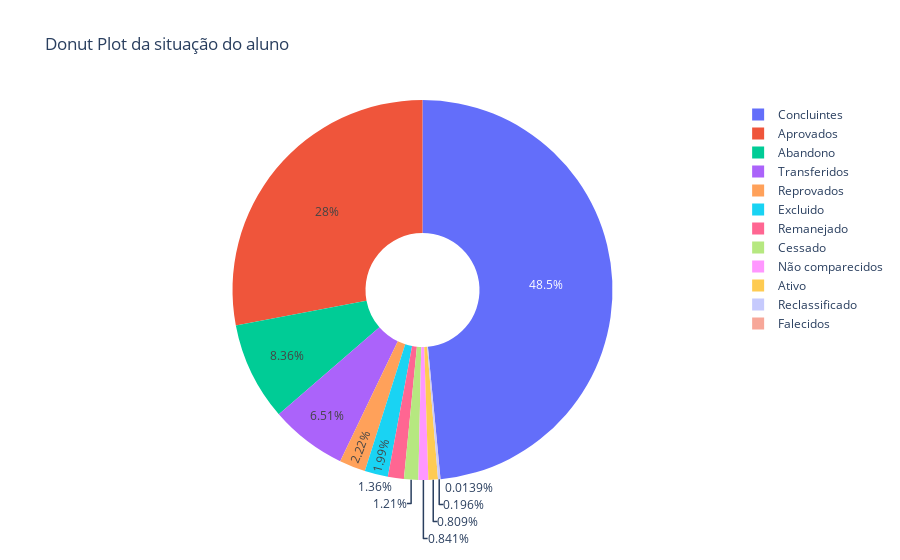

Write notebook code for a chart like this one.
### Code cell
situacao = pd.DataFrame(columns=['Situacao', 'Quantidade'])

columns = ['SIT_AL_APROV', 'SIT_AL_REPROV', 'SIT_AL_ABAND', 'SIT_AL_CONCL', 'SIT_AL_TRANSF', 'SIT_AL_FALEC', 'SIT_AL_NCOM', 'SIT_AL_EXCL', 'SIT_AL_CES', 'SIT_AL_REMAN', 'SIT_AL_RECLAS', 'SIT_AL_ATIVO']
labels = ['Aprovados', 'Reprovados', 'Abandono', 'Concluintes', 'Transferidos', 'Falecidos', 'Não comparecidos', 'Excluido', 'Cessado', 'Remanejado', 'Reclassificado', 'Ativo']

for idx, label in enumerate(labels):
    situacao.loc[idx] = list([label, np.sum(y[columns[idx]])])

fig = go.Figure(data=[go.Pie(labels=situacao['Situacao'], values=situacao['Quantidade'], hole=.3)])
fig.update_layout(title='Donut Plot da situação do aluno')
fig.show()

### Figure 1 — Plotly figure (JSON) as saved in the notebook; plotly's stock layout.template omitted (floating-point values rounded to 4 significant figures)
{"data": [{"hole": 0.3, "labels": ["Aprovados", "Reprovados", "Abandono", "Concluintes", "Transferidos", "Falecidos", "Não comparecidos", "Excluido", "Cessado", "Remanejado", "Reclassificado", "Ativo"], "type": "pie", "values": [2632661, 209182, 786539, 4560240, 612738, 1308, 79136, 186922, 114183, 127795, 18417, 76132]}], "layout": {"title": {"text": "Donut Plot da situação do aluno"}}}
